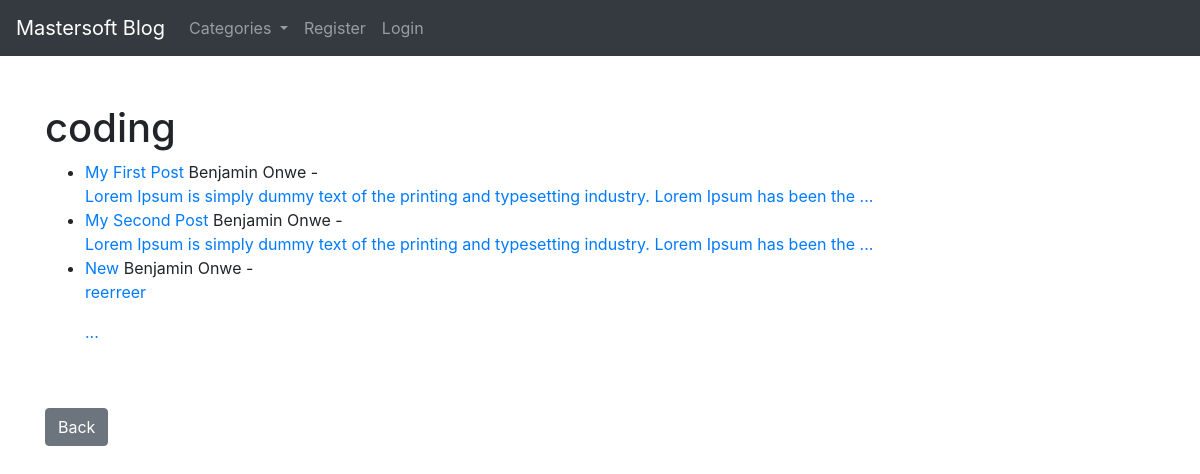
/category/coding/, run on the app's committed database.
### theblog/models.py (models this page shows, shortened)
class Post(models.Model):
	title = models.CharField(max_length=255)
	header_image = models.ImageField(default='default.jpg', upload_to=settings.MEDIA_ROOT)
	title_tag = models.CharField(max_length=255)
	author = models.ForeignKey(User, on_delete=models.CASCADE)
	body = RichTextField(blank=True, null=True)
	post_date = models.DateField(auto_now_add=True)
	category = models.CharField(max_length=255, default='coding')
	snippet = models.CharField(max_length=255 )
	likes = models.ManyToManyField(User, related_name='blog_posts')

### theblog/views.py (the view)
# urls.py: path('category/<str:category>/',CategoryView, name='categoryview'),
def CategoryView(request,category):
	posts = Post.objects.filter(category=category.replace('-',' '))
	cats = Category.objects.all()
	context = {
	 'posts':posts,
	 'cat_menu':cats,
	 'category':category.replace('-',' '),
	}
	return render(request, 'theblog/categoryview.html',context)

### theblog/models.py (called while the page is built)
	def __str__(self):
		return self.name

### theblog/templates/theblog/categoryview.html (shortened to what this page needs)
{% extends 'theblog/base.html' %}
{% block content %}
{% if posts %}
		<br><br>
		<h1>{{category}}</h1>
		<ul>
		{% for post in posts %}
			<li> <a href="{% url 'article_details' post.pk %}">{{post.title}}</a>
			 {{post.author.first_name}} {{post.author.last_name}} - <a href="{% url 'update_post' post.pk  %}">
				<br/>
			{{post.body|safe|slice:":100"}}...</li>
		{% endfor %}
		</ul>
		<br/><br/>
		<a class="btn btn-secondary" href="{% url 'home' %}">Back</a>
{% else %}
	<h2>Sorry! This page do not exist!</h2>
{% endif %}
{% endblock %}

### data on the page
Post: title "My First Post", author.first_name "Benjamin", author.last_name "Onwe", body "Lorem Ipsum is simply dummy text of the printing and typesetting industry. Lorem Ipsum has been the"
Post: title "My Second Post", author.first_name "Benjamin", author.last_name "Onwe", body "Lorem Ipsum is simply dummy text of the printing and typesetting industry. Lorem Ipsum has been the"
Post: title "New", author.first_name "Benjamin", author.last_name "Onwe", body "reerreer"

### other printed values
{{ category }} "coding"
